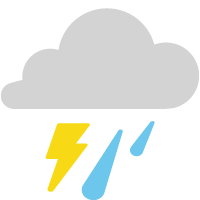
#> input picture originals/03.png, 200 x 200 px; its folder holds only this picture in this run
$ python inky_imager.py
#> lines starting #> are read from the running program, lines starting #| are printed output that depends on the picture
from PIL import Image
import glob
import os

# # directory of image(s) to convert
from_path = 'originals/'
# from_path = 'originalPNGs/'

# # directory to store image(s)
to_path = 'icons/'
# to_path = 'weather_icons/'

# # Resulting png size in pixels
size = (100, 100)

# palette for yellow inky display (black base color)
y_palette = [255, 255, 255,  # White
             0, 0, 0,  # Black
             255, 255, 0] + [0, ] * 3 * 253  # Yellow

# Yellow base color
# y_palette = [255, 255, 255, 255, 255, 0, 0, 0, 0]

# # palette for red inky display (black base color)
# r_palette = [0, 0, 0,  # Black
#              255, 255, 255,  # White
#              255, 0, 0,  # Red
#              255, 255, 255]  # White


def inky_image_converter(from_path, size, palette, to_path):
    '''
    This function takes local images and converts them to a smaller size using a defined palette.
    :params from_path: path to image directory
    :params size: 2 touple indicating height x width in pixels.
    :params palette: palette to be used
    :params to_path: path of directory to store converted .pngs
    '''
#> called with from_path = 'originals/', size = (100, 100), to_path = 'icons/'

    # loop through files in from_path directory
    for infile in glob.glob(f"{from_path}*.png"):

        # seperate ext from file path/name
        root, ext = os.path.splitext(infile)

        # seperate name from path
        file = os.path.basename(root)

        # open image to convert
        with Image.open(infile) as im:
            # create icon from converted image
#> im is the input picture: PIL image 200x200 RGBA; mean R, G, B, A 233.7, 236, 229.3, 106.5
            icon = im.convert('P', dither=Image.NONE)
            # apply colour palette
            icon.putpalette(palette)
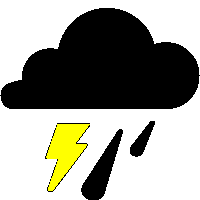
#> icon: PIL image 200x200 P; mean R, G, B 155.4, 155.4, 146
            # size down
            icon.thumbnail(size)
#> icon: PIL image 100x100 P
            # save to provided path using original name
            icon.save(
                to_path + file+'.png', 'PNG')
            # print file name and path
            print(f'Saved {file}.png to {to_path}')


inky_image_converter(from_path, size, y_palette, to_path)

$ run again, on originals/38.png
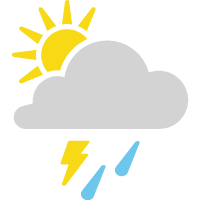
#> input picture originals/38.png, 200 x 200 px
#> in inky_image_converter, im is the input picture: PIL image 200x200 RGBA; mean R, G, B, A 239.8, 239.2, 224.5, 89.9
#> in inky_image_converter, `icon.putpalette(palette)`:
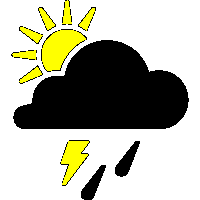
#> icon: PIL image 200x200 P; mean R, G, B 178.1, 178.1, 161.6
#> in inky_image_converter, `icon.thumbnail(size)`:
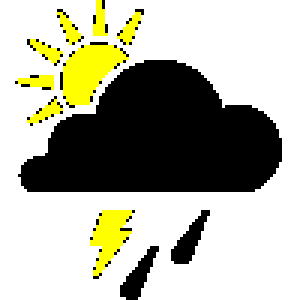
#> icon: PIL image 100x100 P (shown 3 times larger); mean R, G, B 178.7, 178.7, 162

$ run again, on originals/moon-phase-symbol-14.png
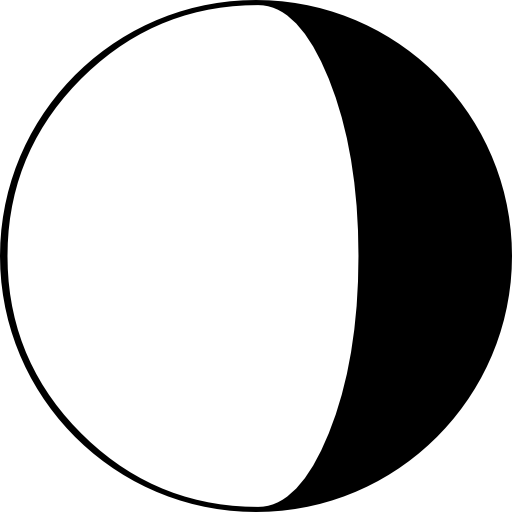
#> input picture originals/moon-phase-symbol-14.png, 512 x 512 px
#> in inky_image_converter, im is the input picture: PIL image 512x512 P; mean R, G, B, A 187.9, 187.9, 187.9, 65.4
#> in inky_image_converter, `icon.thumbnail(size)`:
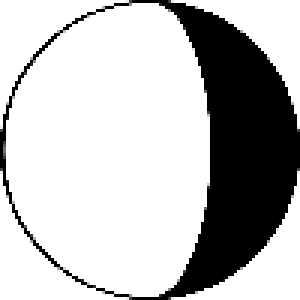
#> icon: PIL image 100x100 P (shown 3 times larger); mean R, G, B, A 188.1, 188.1, 188.1, 65.4; transparent parts drawn white

$ run again, on originals/moon-phase.png
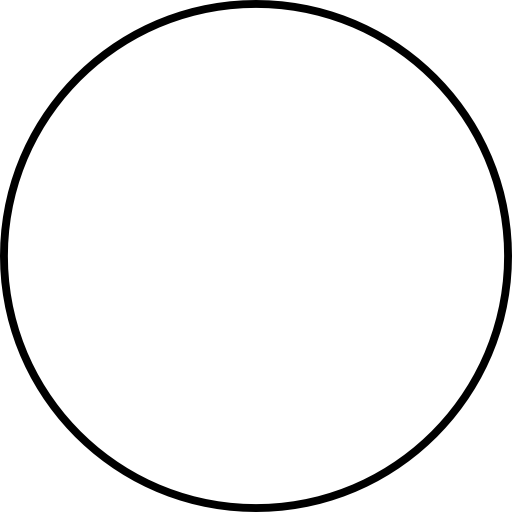
#> input picture originals/moon-phase.png, 512 x 512 px
#> in inky_image_converter, im is the input picture: PIL image 512x512 P; mean R, G, B, A 241, 241, 241, 12.1
#> in inky_image_converter, `icon.thumbnail(size)`:
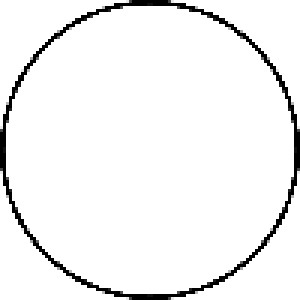
#> icon: PIL image 100x100 P (shown 3 times larger); mean R, G, B, A 241.1, 241.1, 241.1, 12.7; transparent parts drawn white
